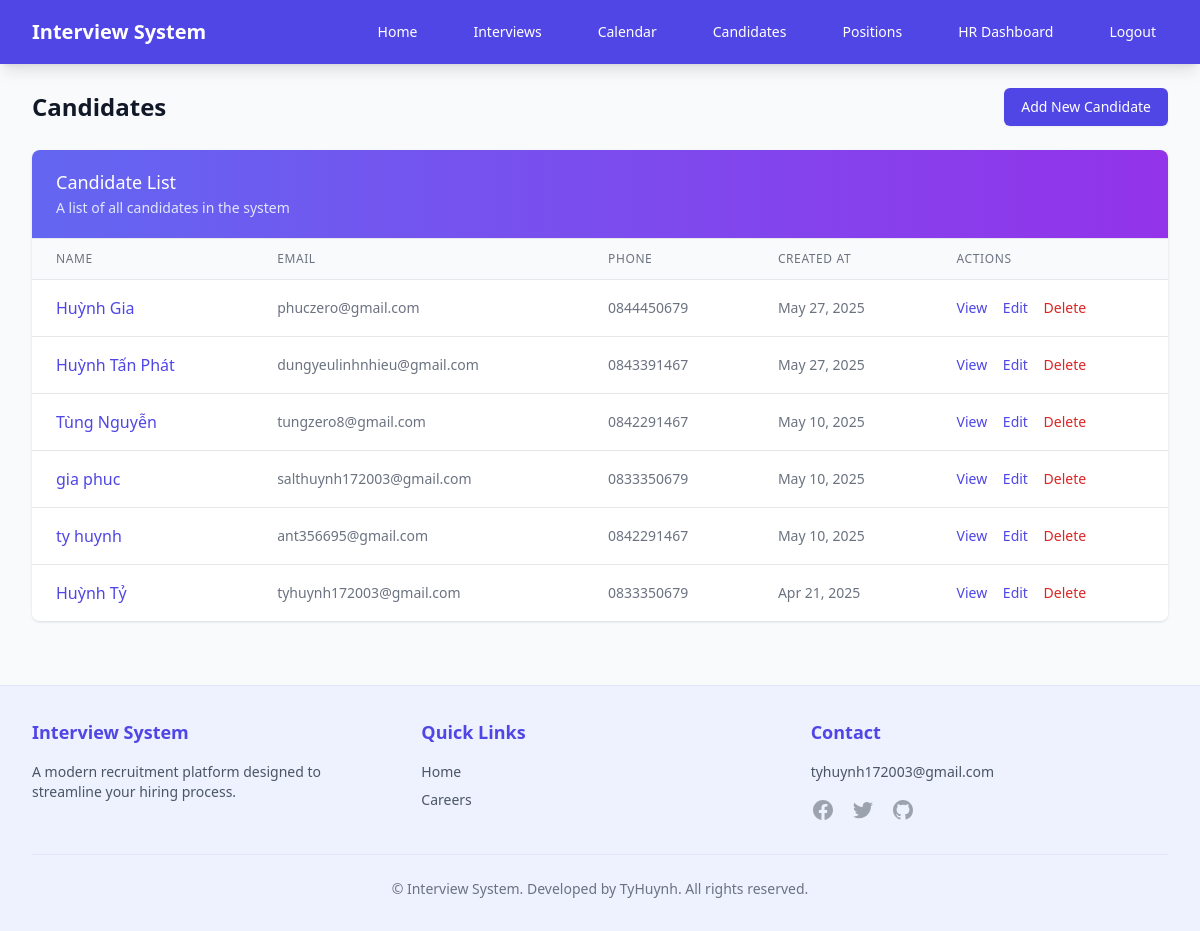
The page /candidates/ (signed in) on the database its author committed.
### recruitment/models.py (models this page shows, shortened)
class Candidate(models.Model):
    user = models.OneToOneField(User, on_delete=models.CASCADE, null=True, blank=True)
    name = models.CharField(max_length=100)
    email = models.EmailField(unique=True)
    phone = models.CharField(max_length=20)
    resume = models.FileField(upload_to='resumes/', null=True, blank=True)
    created_at = models.DateTimeField(auto_now_add=True)

### recruitment/views.py (the view)
# urls.py: path('candidates/', views.candidate_list, name='candidate_list'),
@login_required
def candidate_list(request):
    candidates = Candidate.objects.all().order_by('-created_at')
    return render(request, 'recruitment/candidate_list.html', {'candidates': candidates})

### templates/recruitment/candidate_list.html (shortened to what this page needs)
{% extends 'base.html' %}
{% block content %}
<div class="flex justify-between items-center mb-6">
    <h1 class="text-2xl font-bold text-gray-900">Candidates</h1>
    <a href="{% url 'recruitment:candidate_create' %}" class="py-2 px-4 border border-transparent rounded-md shadow-sm text-sm font-medium text-white bg-indigo-600 hover:bg-indigo-700 focus:outline-none focus:ring-2 focus:ring-offset-2 focus:ring-indigo-500">
        Add New Candidate
    </a>
</div>
<div class="bg-white shadow overflow-hidden sm:rounded-lg">
    <div class="px-4 py-5 sm:px-6 bg-gradient-to-r from-indigo-500 to-purple-600">
        <h3 class="text-lg leading-6 font-medium text-white">Candidate List</h3>
        <p class="mt-1 max-w-2xl text-sm text-indigo-100">A list of all candidates in the system</p>
    </div>
    <div class="border-t border-gray-200">
        {% if candidates %}
            <table class="min-w-full divide-y divide-gray-200">
                <thead class="bg-gray-50">
                    <tr>
                        <th scope="col" class="px-6 py-3 text-left text-xs font-medium text-gray-500 uppercase tracking-wider">Name</th>
                        <th scope="col" class="px-6 py-3 text-left text-xs font-medium text-gray-500 uppercase tracking-wider">Email</th>
                        <th scope="col" class="px-6 py-3 text-left text-xs font-medium text-gray-500 uppercase tracking-wider">Phone</th>
                        <th scope="col" class="px-6 py-3 text-left text-xs font-medium text-gray-500 uppercase tracking-wider">Created At</th>
                        <th scope="col" class="px-6 py-3 text-left text-xs font-medium text-gray-500 uppercase tracking-wider">Actions</th>
                    </tr>
                </thead>
                <tbody class="bg-white divide-y divide-gray-200">
                    {% for candidate in candidates %}
                        <tr>
                            <td class="px-6 py-4 whitespace-nowrap">
                                <a href="{% url 'recruitment:candidate_detail' candidate.pk %}" class="text-indigo-600 hover:text-indigo-900">
                                    {{ candidate.name }}
                                </a>
                            </td>
                            <td class="px-6 py-4 whitespace-nowrap text-sm text-gray-500">{{ candidate.email }}</td>
                            <td class="px-6 py-4 whitespace-nowrap text-sm text-gray-500">{{ candidate.phone }}</td>
                            <td class="px-6 py-4 whitespace-nowrap text-sm text-gray-500">{{ candidate.created_at|date:"M d, Y" }}</td>
                            <td class="px-6 py-4 whitespace-nowrap text-sm font-medium">
                                <a href="{% url 'recruitment:candidate_detail' candidate.pk %}" class="text-indigo-600 hover:text-indigo-900 mr-3">View</a>
                                <a href="{% url 'recruitment:candidate_edit' candidate.pk %}" class="text-indigo-600 hover:text-indigo-900 mr-3">Edit</a>
                                <a href="{% url 'recruitment:candidate_delete' candidate.pk %}" class="text-red-600 hover:text-red-900">Delete</a>
                            </td>
                        </tr>
                    {% endfor %}
                </tbody>
            </table>
        {% else %}
            <div class="px-4 py-5 sm:p-6 text-center">
                <p class="text-gray-500">No candidates found. Click "Add New Candidate" to create one.</p>
            </div>
        {% endif %}
    </div>
</div>
{% endblock %}

### rows shown on the page
Candidate: name "Huỳnh Gia", email "phuczero@gmail.com", phone "0844450679", created_at "May 27, 2025"
Candidate: name "Huỳnh Tấn Phát", email "dungyeulinhnhieu@gmail.com", phone "0843391467", created_at "May 27, 2025"
Candidate: name "Tùng Nguyễn", email "tungzero8@gmail.com", phone "0842291467", created_at "May 10, 2025"
Candidate: name "gia phuc", email "salthuynh172003@gmail.com", phone "0833350679", created_at "May 10, 2025"
Candidate: name "ty huynh", email "ant356695@gmail.com", phone "0842291467", created_at "May 10, 2025"
Candidate: name "Huỳnh Tỷ", email "tyhuynh172003@gmail.com", phone "0833350679", created_at "Apr 21, 2025"
